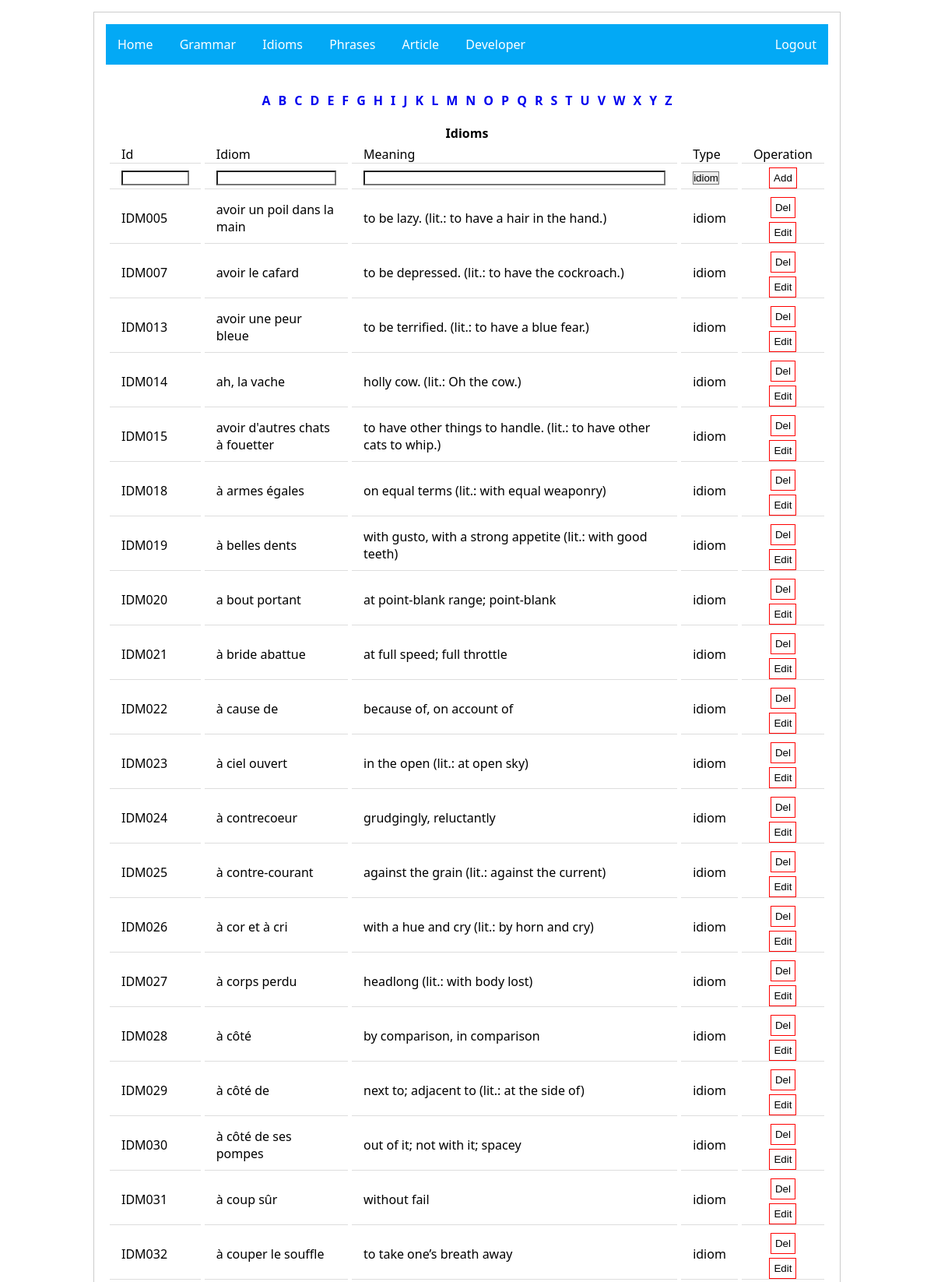
The page /admin/edit/idioms.php?letter=a (signed in, upper part) on the database its author committed.
### tables this page shows
CREATE TABLE IF NOT EXISTS `fr_sentences` (
  `id_sentences` varchar(50) NOT NULL,
  `sentences` varchar(500) NOT NULL,
  `sentences_mean` longtext NOT NULL,
  `sentences_type` enum('idiom') NOT NULL,
  PRIMARY KEY (`id_sentences`)
);

### admin/edit/idioms.php (the view, shortened to what this page needs)
<?php
if(isset($_SESSION["user_name"])) {
?>
<html>
<head>
<?php include ('../header.php'); ?>
</head>
<body id="admin" class="admin">
<div id="contentCont">
 <div id="content">
 <?php include ('../menu12345.php'); ?>
    <table align="center" cellpadding="7" cellspacing="5">
    <tr>
    	<th colspan="5">
    		<?php
    			$alphas = range('a', 'z');
	            echo '<div style="margin: 15px 0;">';
	            foreach($alphas as $value){
	                echo '<a style="padding: 0 5px; text-transform: uppercase;" href=?letter='.$value.' class="alpPag">'.$value.'</a>';
	            }
	            echo '</div>';
    		?>
    	</th>
    </tr>
    <tr>
    	<th colspan="5">Idioms</th>
    </tr>
	    <td>Id</td>
	    <td>Idiom</td>
	    <td>Meaning</td>
	    <td>Type</td>
	    <td>Operation</td>
 <?php
 $letter = $_GET['letter'];
 $query = mysql_query("SELECT * FROM fr_sentences where sentences_type = 'idiom' AND sentences LIKE '$letter%'");
 $query2 = mysql_query("SELECT * FROM fr_sentences where sentences_type = 'idiom'");
 $row2 = mysql_fetch_assoc($query2);
 ?>
 			<form name="AddNewSentences" method="POST" action="sqls.php">
 		<tr>
	    	<td><input type="text" name="idSentences"></input><input type="hidden" name="letter" value="<?php echo $letter; ?>"></input></td>
	    	<td><input type="text" name="Sentences"></input></td>
	        <td><input type="text" name="SentencesMeaning"></input></td>
	        <td><select name="SentencesType"> <?php echo'<option value="'.$row2["sentences_type"].'" selected>'.$row2["sentences_type"].'</option>'; ?></select></td>
	  		<td align="center"><button name="AddNewSentences">Add</button></td>
	    </tr>
	  		</form>
<?php
 while($row=mysql_fetch_assoc($query))
 {
  ?>
        <tr>
	        <td><?php echo $row['id_sentences']; ?></td>
	        <td><?php echo $row['sentences']; ?></td>
	        <td><?php echo $row['sentences_mean']; ?></td>
	        <td><?php echo $row['sentences_type']; ?></td>
	  		<td align="center">
	  			<form name="DelSentences" method="POST" action="sqls.php">
	  				<button name="DelSentences" onclick="return confirm('Are you sure you want to delete <?php echo $row['sentences']; ?> ?')">Del</button>
	  			</form><button onclick="location.href='idioms.php?letter=<?php echo $letter; ?>&idSentences=<?php echo $row['id_sentences']; ?>#editPopUp'">Edit</button>
	  		</td>
        </tr>
        <?php
 }
 ?>
    </table>
    </div>
</div>
</body>
</html>
<?php
}
else {
	header("Location: ../index.php");
	die();
}
?>

### css/style.css (style rules this page uses)
* { -webkit-tap-highlight-color: rgba(0, 0, 0, 0); }
a { text-decoration: none; outline: none; }
body { font-family: 'Noto Sans', sans-serif; left: 0; overflow: hidden; }
html, body { height: 100%; }
#admin form { display: inherit; }
#admin button { padding: 5px; background: none; border: 1px solid #f00; }
#admin { overflow: visible; }
#admin table { width: 100%; }
#admin table td { padding: 0px 15px; }
#admin table td input { width: 100%; }
#admin #contentCont { padding: 15px; border: 1px solid #ccc; margin: 15px auto; width: 80%; }
* { margin: 0; padding: 0; box-sizing: border-box; -webkit-appearance: none; transition: .3s all; -moz-user-select: none; -khtml-user-select: none; -webkit-user-select: none; user-select: none; }
#content td { border-bottom: 1px solid #ddd; }

### rows shown on the page
fr_sentences: SentencesType "idiom"
fr_sentences: id_sentences "IDM005", sentences "avoir un poil dans la main", sentences_mean "to be lazy. (lit.: to have a hair in the hand.)", sentences_type "idiom"
fr_sentences: id_sentences "IDM007", sentences "avoir le cafard", sentences_mean "to be depressed. (lit.: to have the cockroach.)", sentences_type "idiom"
fr_sentences: id_sentences "IDM013", sentences "avoir une peur bleue", sentences_mean "to be terrified. (lit.: to have a blue fear.)", sentences_type "idiom"
fr_sentences: id_sentences "IDM014", sentences "ah, la vache", sentences_mean "holly cow. (lit.: Oh the cow.)", sentences_type "idiom"
fr_sentences: id_sentences "IDM015", sentences "avoir d'autres chats à fouetter", sentences_mean "to have other things to handle. (lit.: to have other cats to whip.)", sentences_type "idiom"
fr_sentences: id_sentences "IDM018", sentences "à armes égales", sentences_mean "on equal terms (lit.: with equal weaponry)", sentences_type "idiom"
fr_sentences: id_sentences "IDM019", sentences "à belles dents", sentences_mean "with gusto, with a strong appetite (lit.: with good teeth)", sentences_type "idiom"
fr_sentences: id_sentences "IDM020", sentences "a bout portant", sentences_mean "at point-blank range; point-blank", sentences_type "idiom"
fr_sentences: id_sentences "IDM021", sentences "à bride abattue", sentences_mean "at full speed; full throttle", sentences_type "idiom"
fr_sentences: id_sentences "IDM022", sentences "à cause de", sentences_mean "because of, on account of", sentences_type "idiom"
fr_sentences: id_sentences "IDM023", sentences "à ciel ouvert", sentences_mean "in the open (lit.: at open sky)", sentences_type "idiom"
fr_sentences: id_sentences "IDM024", sentences "à contrecoeur", sentences_mean "grudgingly, reluctantly", sentences_type "idiom"
fr_sentences: id_sentences "IDM025", sentences "à contre-courant", sentences_mean "against the grain (lit.: against the current)", sentences_type "idiom"
fr_sentences: id_sentences "IDM026", sentences "à cor et à cri", sentences_mean "with a hue and cry (lit.: by horn and cry)", sentences_type "idiom"
fr_sentences: id_sentences "IDM027", sentences "à corps perdu", sentences_mean "headlong (lit.: with body lost)", sentences_type "idiom"
fr_sentences: id_sentences "IDM028", sentences "à côté", sentences_mean "by comparison, in comparison", sentences_type "idiom"
fr_sentences: id_sentences "IDM029", sentences "à côté de", sentences_mean "next to; adjacent to (lit.: at the side of)", sentences_type "idiom"
fr_sentences: id_sentences "IDM030", sentences "à côté de ses pompes", sentences_mean "out of it; not with it; spacey", sentences_type "idiom"
fr_sentences: id_sentences "IDM031", sentences "à coup sûr", sentences_mean "without fail", sentences_type "idiom"
fr_sentences: id_sentences "IDM032", sentences "à couper le souffle", sentences_mean "to take one’s breath away", sentences_type "idiom"

### other values the page prints
$value "A"
$value "B"
$value "C"
$value "D"
$value "E"
$value "F"
$value "G"
$value "H"
$value "I"
$value "J"
$value "K"
$value "L"
$value "M"
$value "N"
$value "O"
